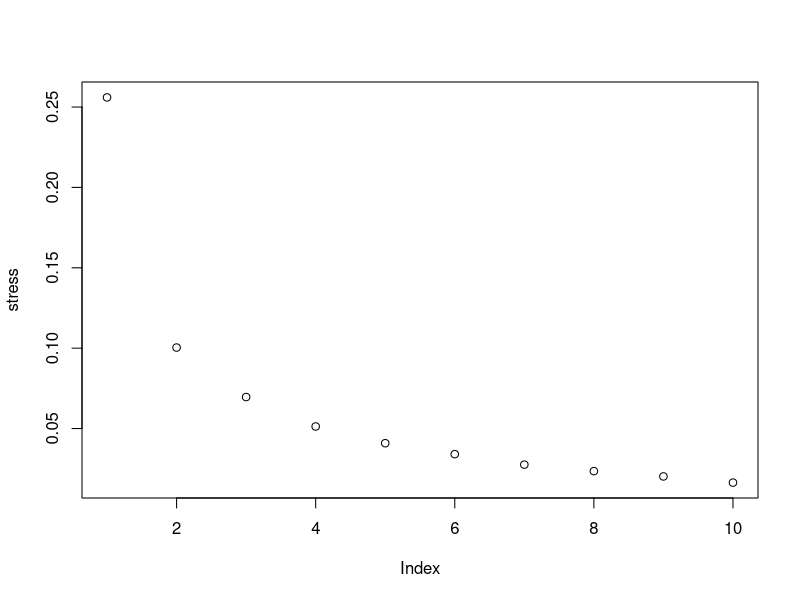
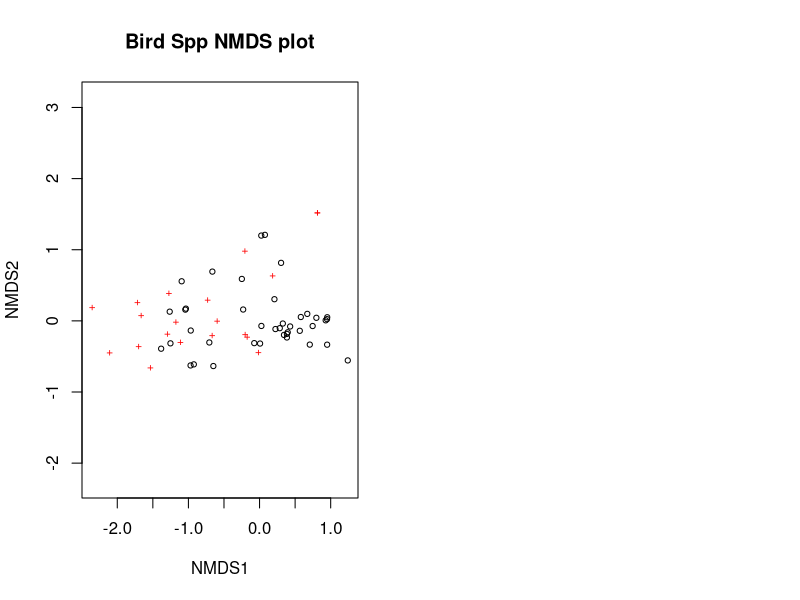

R code for these plots, in order: (Note: this script raises an error after producing the figures.)
library(vegan)
library(tidyverse)

traits2 <- read.csv("Data/traits_matrix_rel_Routput.csv")
traits <- traits2[ ,2:21]
env <- read.csv("Data/Env_variables.csv")

env.t <- env %>% unite("VegYr", Year:VegType, remove = FALSE)


env.t$Year <- as.factor(env.t$Year)
env.t$VegYr <- as.factor(env.t$VegYr)

str(env)

# put uninvaded together into one group
trt.env.uninv <- env.t %>% #rename the factors
  mutate(VegType = fct_recode(VegType,
                              "Uninvaded" = "Emergent",
                              "Uninvaded" = "Meadow")) 

trt.env.uninv <- trt.env.uninv %>% unite("Veg.Year", Year:VegType, remove = FALSE)

#### NMDS Ordination ####

k_vec <- 1:10 #dim 1 - 10

stress <- numeric(length(k_vec)) # stress of each model put here
dune_dij <- metaMDSdist(traits, trace = FALSE)
set.seed(10)
for(i in seq_along(k_vec)) {
  sol <- metaMDSiter(dune_dij, k = i,
                     trace = FALSE)
  stress[i] <- sol$stress
}

plot(stress) # 3 axes looks best

### NMDS ordination ####

set.seed(126) 

trt.nms <- metaMDS(traits, distance = "bray",
                   autotransform = FALSE,
                   k = 3, trymax = 1000) 

trt.nms

#Data:     traits 
#Distance: bray 

#Dimensions: 3 
#Stress:     0.06959201 
#Stress type 1, weak ties
#Two convergent solutions found after 20 tries
#Scaling: centring, PC rotation, halfchange scaling 
#Species: expanded scores based on ‘traits’


trt.nms$iters # 93


# quick look at the NMDS and the Shepard plot (for fit)

layout(matrix(1:2, ncol = 2))
plot(trt.nms, main = "Bird Spp NMDS plot"); stressplot(spp.nms, main = "Shepard plot")
layout(1)

# non-metric fit, r2 = 0.998
# linear fit, r2 = 0.993

# Goodness of fit

(g <- goodness(trt.nms)) # smaller the number the better the fit
sum(g^2)
trt.nms$stress^2 # 0.004


# Extract the scores

trt.scores <- as.data.frame(scores(trt.nms, display = "sites"))

trt.scores$Sites <- trt.env.uninv$Site
trt.scores$Year <- as.factor(trt.env.uninv$Year)
trt.scores$Vegetation <- trt.env.uninv$VegType
trt.scores$VegYr <- as.factor(trt.env.uninv$Veg.Year)

colnames(trt.scores)

write.csv(trt.scores, "Data/NMDS_scores_traits.csv")

## Vectors

set.seed(126)

#### put meadow and cattail together

unique(trt.env.uninv$VegType)

### vectors correlated with axis 1 & 2
vector.t.12 <- envfit(trt.nms, traits, 
                    choices = 1:2,
                    permutation = 999)

vector.t.12
vector12.t.df <- data.frame((vector.t.12$vectors)$arrows, (vector.t.12$vectors)$r, (vector.t.12$vectors)$pvals)

write.csv(vector12.t.df, "Data/NMDS_traits_vectors_12.csv")
vector.t.12$vectors$r[vector.t.12$vectors$r > 0.25] # r2 over 0.25


corr.t.12 <- traits %>% select(MARSH, OTHER, INSECT, FISH, 
                               GRD_FRG, STALK, AER_FORG, SHRUB, GROUND)

corrtraits.12 <- envfit(trt.nms$points, corr.t.12,
                      permutations = 999, choices = c(1,2))


# make a new data frame for the figure
corr.trt.12 <- as.data.frame(corrtraits.12$vectors$arrows*sqrt(corrtraits.12$vectors$r)) #scaling vectors so they correspond with r2
corr.trt.12$species <- rownames(corr.trt.12)



## Axis 1 and 3 vectors

vector.t.13 <- envfit(trt.nms, traits, 
                    choices = 1:3,
                    permutation = 999)

vector.t.13
vector13.t.df <- data.frame((vector.t.13$vectors)$arrows, (vector.t.13$vectors)$r, (vector.t.13$vectors)$pvals)
write.csv(vector13.t.df, "Data/NMDS_traits_vectors_13.csv")

vector.t.13$vectors$r[vector.t.13$vectors$r > 0.25] # r2 over 0.25

corr.trt.13 <- traits %>% select(MARSH, OTHER, INSECT, SEED, FISH, GRD_FRG, STALK, 
                                AER_FORG, SHRUB, GROUND, CAVITY, BUILD)

corrtraits.13 <- envfit(trt.nms$points, corr.trt.13,
                      permutations = 999, choices = c(1,3))


# make a new data frame for the figure
corr.trt.13 <- as.data.frame(corrtraits.13$vectors$arrows*sqrt(corrtraits.13$vectors$r)) #scaling vectors so they correspond with r2
corr.trt.13$species <- rownames(corr.trt.13)

#### Figures #######

trt.scores
corr.trt.12
corr.trt.13
str(corr.trt.12)
str(corr.trt.13)
## Axis 1, 2 

traits.12 <- ggplot(data = trt.scores,
                     aes(x = NMDS1, y = NMDS2)) +
  geom_point(data = trt.scores, aes(x = NMDS1, y = NMDS2, colour = Vegetation, shape = VegYr), size = 5) + # sites as points
  stat_ellipse(data = trt.scores, aes(x = NMDS1,y = NMDS2,linetype = VegYr, colour = Vegetation), size = 1) + # a 95% CI ellipses
  geom_segment(data = corr.trt.12, aes(x = 0, xend = MDS1, y = 0, yend = MDS2), # adding in the vectors, c
               arrow = arrow(length = unit(0.5, "cm")), colour = "black") + 
  geom_label(data = corr.trt.12, aes(x = MDS1,y = MDS2,label = species),size=5) + # can add in geom_label or geom_text for labels
  theme_classic(base_size = 16) + # no background
  scale_color_manual(values = c("#01665e", "#8c510a")) + # adding colours
  theme(panel.border = element_rect(fill = NA)) + # full square around figure
  xlab("NMDS 1") +
  ylab("NMDS 2") + 
  scale_shape_manual(values = c(16, 17, 1, 2)) +
  scale_linetype_manual(values = c(1, 1, 2, 2))

traits.12

str(trt.scores)

## NMDS Axis 1, 3
traits.13 <- ggplot(data = trt.scores,
                     aes(x = NMDS1, y = NMDS3)) +
  geom_point(data = trt.scores, aes(x = NMDS1, y = NMDS3, colour = Vegetation, shape = VegYr), size = 5) + # sites as points
  stat_ellipse(data = trt.scores, aes(x = NMDS1,y = NMDS3,linetype = VegYr, colour = Vegetation), size = 1) + # a 95% CI ellipses
  geom_segment(data = corr.trt.13, aes(x = 0, xend = MDS1, y = 0, yend = MDS3), # adding in the vectors, c
               arrow = arrow(length = unit(0.5, "cm")), colour = "black") + # can add in geom_label or geom_text for labels
  theme_classic(base_size = 16) + # no background
  scale_color_manual(values = c("#01665e", "#8c510a")) + # adding colours
  theme(panel.border = element_rect(fill = NA)) + # full square around figure
  xlab("NMDS 1") +
  ylab("NMDS 3") +
  ylim(-2, 2) +
  geom_label(data = corr.trt.13, aes(x = MDS1,y = MDS3,label = species),size=5) +
  scale_shape_manual(values = c(16, 17, 1, 2)) +
  scale_linetype_manual(values = c(1, 1, 2, 2))

traits.13

## this is from ggpubr
# arranging the two figures
NMDS.trt <- ggarrange(traits.12, traits.13, # put the plot items in
                      nrow = 2, # I want them on top of each other
                      common.legend = TRUE, # they have the same legend
                      legend = "none")

NMDS.trt

ggsave("Figures/NMDS_traits.jpeg", NMDS.trt,
       width = 10, height = 10, dpi = 150, units = "in") # save that figure to my folder

NMDS.trt
NMDS.spp

panel <- ggarrange(NMDS.spp, NMDS.trt,
          legend = "none",
          labels = "AUTO",
          hjust = c(-6, -7),
          vjust = 2.5)
panel

ggsave("Figures/NMDS_panel.jpeg", panel,
       width = 11, height = 12, dpi = 150, units = "in") 